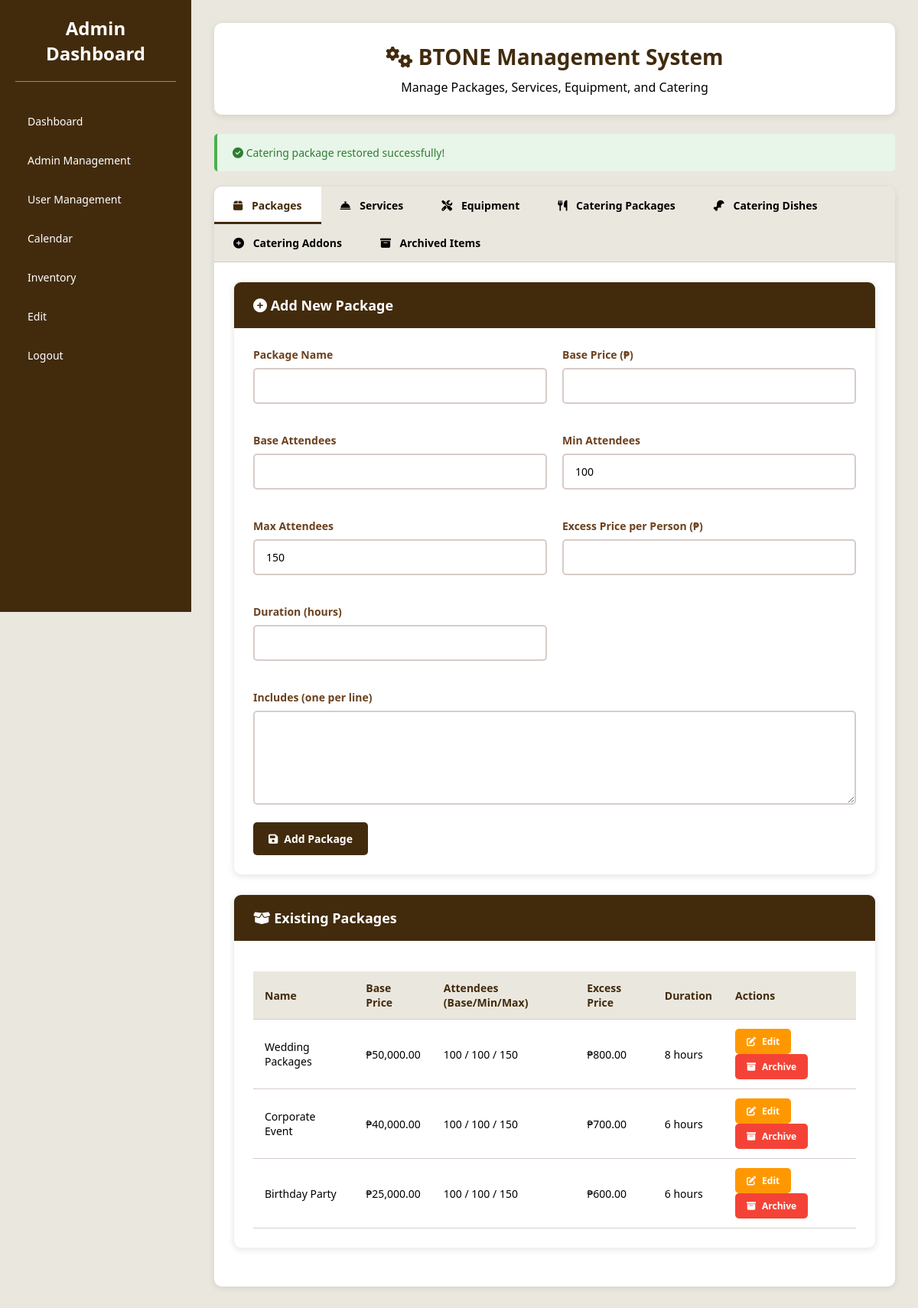
The page /admin/PHP/admin_management.php?restore_catering_package=1 (signed in) on the database its author committed.
### tables this page shows
CREATE TABLE IF NOT EXISTS `packages` (
  `id` int NOT NULL AUTO_INCREMENT,
  `name` varchar(100) NOT NULL,
  `base_price` decimal(10,2) NOT NULL,
  `base_attendees` int NOT NULL,
  `min_attendees` int NOT NULL DEFAULT '100',
  `max_attendees` int NOT NULL DEFAULT '150',
  `excess_price` decimal(10,2) NOT NULL,
  `duration` int NOT NULL,
  `includes` text NOT NULL,
  `status` enum('active','inactive') DEFAULT 'active',
  `created_at` timestamp NULL DEFAULT CURRENT_TIMESTAMP,
  PRIMARY KEY (`id`)
);

### admin/PHP/admin_management.php (the view, shortened to what this page needs)
<?php
$host = 'localhost';
$dbname = 'btonedatabase';
$username = 'root';
$password = '';
try {
    $pdo = new PDO("mysql:host=$host;dbname=$dbname;charset=utf8mb4", $username, $password);
    $pdo->setAttribute(PDO::ATTR_ERRMODE, PDO::ERRMODE_EXCEPTION);
} catch (PDOException $e) {
    die("Database Connection Failed: " . $e->getMessage());
}
$pdo->exec("
    CREATE TABLE IF NOT EXISTS archived_packages (
        id INT AUTO_INCREMENT PRIMARY KEY,
        original_id INT NOT NULL,
        name VARCHAR(100) NOT NULL,
        base_price DECIMAL(10,2) NOT NULL,
        base_attendees INT NOT NULL,
        min_attendees INT DEFAULT 100,
        max_attendees INT DEFAULT 150,
        excess_price DECIMAL(10,2) NOT NULL,
        duration INT NOT NULL,
        includes TEXT NOT NULL,
        archived_at TIMESTAMP DEFAULT CURRENT_TIMESTAMP,
        archived_by INT,
        reason TEXT
    )
");
$pdo->exec("
    CREATE TABLE IF NOT EXISTS archived_services (
        id INT AUTO_INCREMENT PRIMARY KEY,
        original_id INT NOT NULL,
        name VARCHAR(100) NOT NULL,
        price DECIMAL(10,2) NOT NULL,
        description TEXT,
        category VARCHAR(50) DEFAULT 'General',
        archived_at TIMESTAMP DEFAULT CURRENT_TIMESTAMP,
        archived_by INT,
        reason TEXT
    )
");
$pdo->exec("
    CREATE TABLE IF NOT EXISTS catering_packages (
        id INT AUTO_INCREMENT PRIMARY KEY,
        name VARCHAR(100) NOT NULL,
        base_price DECIMAL(10,2) NOT NULL,
        min_attendees INT NOT NULL DEFAULT 100,
        dish_count INT NOT NULL,
        includes TEXT NOT NULL,
        status ENUM('active', 'inactive') DEFAULT 'active',
        created_at TIMESTAMP DEFAULT CURRENT_TIMESTAMP,
        updated_at TIMESTAMP DEFAULT CURRENT_TIMESTAMP ON UPDATE CURRENT_TIMESTAMP
    )
");
$pdo->exec("
    CREATE TABLE IF NOT EXISTS catering_dishes (
        id INT AUTO_INCREMENT PRIMARY KEY,
        name VARCHAR(100) NOT NULL,
        category ENUM('Pork','Chicken','Beef','Fish','Vegetables','Pasta','Dessert','Juice','Soup','Appetizer') NOT NULL,
        description TEXT,
        is_default TINYINT(1) DEFAULT 0,
        status ENUM('active', 'inactive') DEFAULT 'active',
        created_at TIMESTAMP DEFAULT CURRENT_TIMESTAMP,
        updated_at TIMESTAMP DEFAULT CURRENT_TIMESTAMP ON UPDATE CURRENT_TIMESTAMP
    )
");
$pdo->exec("
    CREATE TABLE IF NOT EXISTS catering_addons (
        id INT AUTO_INCREMENT PRIMARY KEY,
        name VARCHAR(100) NOT NULL,
        price DECIMAL(10,2) NOT NULL,
        description TEXT,
        status ENUM('active', 'inactive') DEFAULT 'active',
        created_at TIMESTAMP DEFAULT CURRENT_TIMESTAMP,
        updated_at TIMESTAMP DEFAULT CURRENT_TIMESTAMP ON UPDATE CURRENT_TIMESTAMP
    )
");
$pdo->exec("
    CREATE TABLE IF NOT EXISTS archived_catering_packages (
        id INT AUTO_INCREMENT PRIMARY KEY,
        original_id INT NOT NULL,
        name VARCHAR(100) NOT NULL,
        base_price DECIMAL(10,2) NOT NULL,
        min_attendees INT NOT NULL DEFAULT 100,
        dish_count INT NOT NULL,
        includes TEXT NOT NULL,
        archived_at TIMESTAMP DEFAULT CURRENT_TIMESTAMP,
        archived_by INT,
        reason TEXT
    )
");
$pdo->exec("
    CREATE TABLE IF NOT EXISTS archived_catering_dishes (
        id INT AUTO_INCREMENT PRIMARY KEY,
        original_id INT NOT NULL,
        name VARCHAR(100) NOT NULL,
        category ENUM('Pork','Chicken','Beef','Fish','Vegetables','Pasta','Dessert','Juice','Soup','Appetizer') NOT NULL,
        description TEXT,
        archived_at TIMESTAMP DEFAULT CURRENT_TIMESTAMP,
        archived_by INT,
        reason TEXT
    )
");
$pdo->exec("
    CREATE TABLE IF NOT EXISTS archived_catering_addons (
        id INT AUTO_INCREMENT PRIMARY KEY,
        original_id INT NOT NULL,
        name VARCHAR(100) NOT NULL,
        price DECIMAL(10,2) NOT NULL,
        description TEXT,
        archived_at TIMESTAMP DEFAULT CURRENT_TIMESTAMP,
        archived_by INT,
        reason TEXT
    )
");
$message = '';
if (isset($_GET['restore_catering_package'])) {
    try {
        $message = "Catering package restored successfully!";
    } catch (Exception $e) {
        $error = "Error restoring catering package: " . $e->getMessage();
    }
}
$packages = $pdo->query("SELECT * FROM packages")->fetchAll();
$edit_package = null;
$active_tab = 'packages';
?>
<!DOCTYPE html>
<html lang="en">
<head>
    <link rel="stylesheet" href="https://cdnjs.cloudflare.com/ajax/libs/font-awesome/6.4.0/css/all.min.css">
</head>
<body>
    <div class="dashboard-container">
        <nav class="sidebar">
            <div class="logo">
        <h2>Admin Dashboard</h2>
    </div>
    <ul class="nav-menu">
        <li><a href="dashboard.php">Dashboard</a></li>
        <li><a href="add_user.php">Admin Management</a></li>
        <li><a href="user_management.php">User Management</a></li>
        <li><a href="calendar.php">Calendar</a></li>
        <li><a href="Inventory.php">Inventory</a></li>
        <li><a href="admin_management.php">Edit</a></li>
        <li><a href="Index.php?logout=true">Logout</a></li>
    </ul>
</nav>
        <main class="main-content">
            <div class="management-container">
                <div class="management-header">
                    <h1><i class="fas fa-cogs"></i> BTONE Management System</h1>
                    <p>Manage Packages, Services, Equipment, and Catering</p>
                </div>
                <?php if ($message): ?>
                    <div class="message success">
                        <i class="fas fa-check-circle"></i> <?php echo htmlspecialchars($message); ?>
                    </div>
                <?php endif; ?>
                <div class="tab-container">
                    <div class="tab-buttons">
                        <button class="tab-btn <?php echo $active_tab == 'packages' ? 'active' : ''; ?>" onclick="showTab('packages')">
                            <i class="fas fa-box"></i> Packages
                        </button>
                        <button class="tab-btn <?php echo $active_tab == 'services' ? 'active' : ''; ?>" onclick="showTab('services')">
                            <i class="fas fa-concierge-bell"></i> Services
                        </button>
                        <button class="tab-btn <?php echo $active_tab == 'equipment' ? 'active' : ''; ?>" onclick="showTab('equipment')">
                            <i class="fas fa-tools"></i> Equipment
                        </button>
                        <button class="tab-btn <?php echo $active_tab == 'catering-packages' ? 'active' : ''; ?>" onclick="showTab('catering-packages')">
                            <i class="fas fa-utensils"></i> Catering Packages
                        </button>
                        <button class="tab-btn <?php echo $active_tab == 'catering-dishes' ? 'active' : ''; ?>" onclick="showTab('catering-dishes')">
                            <i class="fas fa-drumstick-bite"></i> Catering Dishes
                        </button>
                        <button class="tab-btn <?php echo $active_tab == 'catering-addons' ? 'active' : ''; ?>" onclick="showTab('catering-addons')">
                            <i class="fas fa-plus-circle"></i> Catering Addons
                        </button>
                        <button class="tab-btn <?php echo $active_tab == 'archived' ? 'active' : ''; ?>" onclick="showTab('archived')">
                            <i class="fas fa-archive"></i> Archived Items
                        </button>
                    </div>
                    <div id="packages-tab" class="tab-content <?php echo $active_tab == 'packages' ? 'active' : ''; ?>">
                        <div class="card">
                            <div class="card-header">
                                <h3><i class="fas fa-plus-circle"></i> <?php echo $edit_package ? 'Edit Package' : 'Add New Package'; ?></h3>
                            </div>
                            <div class="card-body">
                                <form method="POST">
                                    <div class="form-grid">
                                        <div class="form-group">
                                            <label>Package Name</label>
                                            <input type="text" name="package_name" class="form-control"
                                                value="<?php echo $edit_package ? htmlspecialchars($edit_package['name']) : ''; ?>" required>
                                        </div>
                                        <div class="form-group">
                                            <label>Base Price (₱)</label>
                                            <input type="number" name="base_price" step="0.01" class="form-control"
                                                value="<?php echo $edit_package ? $edit_package['base_price'] : ''; ?>" required>
                                        </div>
                                        <div class="form-group">
                                            <label>Base Attendees</label>
                                            <input type="number" name="base_attendees" class="form-control"
                                                value="<?php echo $edit_package ? $edit_package['base_attendees'] : ''; ?>" required>
                                        </div>
                                        <div class="form-group">
                                            <label>Min Attendees</label>
                                            <input type="number" name="min_attendees" class="form-control"
                                                value="<?php echo $edit_package ? $edit_package['min_attendees'] : '100'; ?>" required>
                                        </div>
                                        <div class="form-group">
                                            <label>Max Attendees</label>
                                            <input type="number" name="max_attendees" class="form-control"
                                                value="<?php echo $edit_package ? $edit_package['max_attendees'] : '150'; ?>" required>
                                        </div>
                                        <div class="form-group">
                                            <label>Excess Price per Person (₱)</label>
                                            <input type="number" name="excess_price" step="0.01" class="form-control"
                                                value="<?php echo $edit_package ? $edit_package['excess_price'] : ''; ?>" required>
                                        </div>
                                        <div class="form-group">
                                            <label>Duration (hours)</label>
                                            <input type="number" name="duration" class="form-control"
                                                value="<?php echo $edit_package ? $edit_package['duration'] : ''; ?>" required>
                                        </div>
                                    </div>
                                    <div class="form-group">
                                        <label>Includes (one per line)</label>
                                        <textarea name="includes" class="form-control" rows="5" required><?php echo $edit_package ? htmlspecialchars($edit_package['includes']) : ''; ?></textarea>
                                    </div>
                                    <button type="submit" name="<?php echo $edit_package ? 'update_package' : 'add_package'; ?>" class="btn btn-primary">
                                        <i class="fas fa-save"></i> <?php echo $edit_package ? 'Update Package' : 'Add Package'; ?>
                                    </button>
                                </form>
                            </div>
                        </div>
                        <div class="card">
                            <div class="card-header">
                                <h3><i class="fas fa-box-open"></i> Existing Packages</h3>
                            </div>
                            <div class="card-body">
                                <div class="table-container">
                                    <table class="table">
                                        <thead>
                                            <tr>
                                                <th>Name</th>
                                                <th>Base Price</th>
                                                <th>Attendees (Base/Min/Max)</th>
                                                <th>Excess Price</th>
                                                <th>Duration</th>
                                                <th>Actions</th>
                                            </tr>
                                        </thead>
                                        <tbody>
                                            <?php foreach ($packages as $package): ?>
                                            <tr>
                                                <td><?php echo htmlspecialchars($package['name']); ?></td>
                                                <td>₱<?php echo number_format($package['base_price'], 2); ?></td>
                                                <td><?php echo $package['base_attendees']; ?> / <?php echo $package['min_attendees']; ?> / <?php echo $package['max_attendees']; ?></td>
                                                <td>₱<?php echo number_format($package['excess_price'], 2); ?></td>
                                                <td><?php echo $package['duration']; ?> hours</td>
                                                <td>
                                                    <a href="?edit_package=<?php echo $package['id']; ?>" class="btn btn-warning btn-sm">
                                                        <i class="fas fa-edit"></i> Edit
                                                    </a>
                                                    <button class="btn btn-danger btn-sm" onclick="archiveItem('package', <?php echo $package['id']; ?>)">
                                                        <i class="fas fa-archive"></i> Archive
                                                    </button>
                                                </td>
                                            </tr>
                                            <?php endforeach; ?>
                                        </tbody>
                                    </table>
                                </div>
                            </div>
                        </div>
                    </div>
                </div>
            </div>
        </main>
    </div>
</body>
</html>

### rows shown on the page
packages: name "Wedding Packages", base_price "50,000.00", base_attendees "100", min_attendees "100", max_attendees "150", excess_price "800.00", duration "8"
packages: name "Corporate Event", base_price "40,000.00", base_attendees "100", min_attendees "100", max_attendees "150", excess_price "700.00", duration "6"
packages: name "Birthday Party", base_price "25,000.00", base_attendees "100", min_attendees "100", max_attendees "150", excess_price "600.00", duration "6"

### other values the page prints
$message "Catering package restored successfully!"
